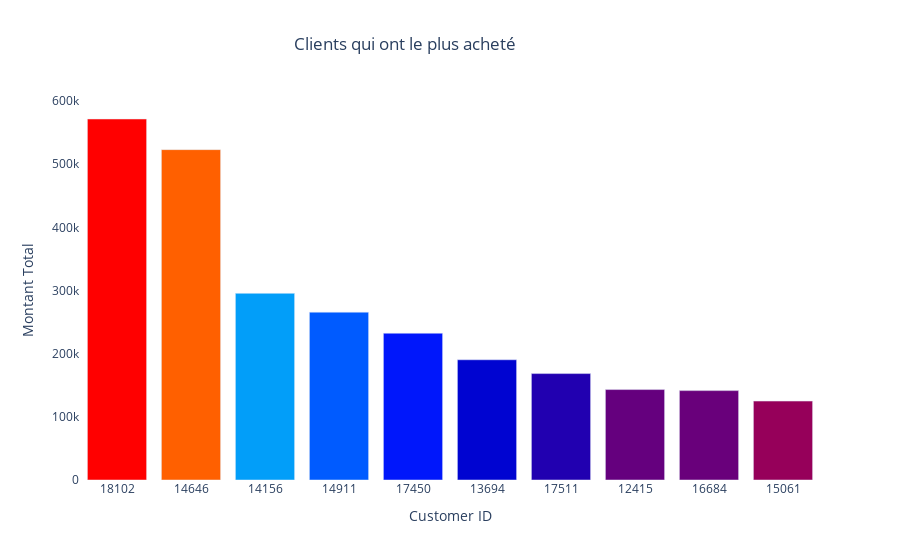

Write notebook code for a chart like this one.
### Code cell
fig = go.Figure(data=[
    go.Bar(name='Clients qui ont le plus acheté', 
           x=df_customers_desc['Customer ID'].astype(str), 
           y=df_customers_desc['TotalPrice'],
           marker_opacity=1,
           hovertext=df_customers_desc['Country'],
           marker={'color': df_customers_desc['TotalPrice'],
                   'colorscale': 'Rainbow'})
    ])

fig.update_layout(title='Clients qui ont le plus acheté',
                  title_x=0.45,
                  xaxis_title="Customer ID",
                  yaxis_title="Montant Total",
                  plot_bgcolor='white')
fig.show()

### Figure 1 — Plotly figure (JSON) as saved in the notebook; plotly's stock layout.template omitted (floating-point values rounded to 4 significant figures)
{"data": [{"hovertext": ["United Kingdom", "Netherlands", "EIRE", "EIRE", "United Kingdom", "United Kingdom", "United Kingdom", "Australia", "United Kingdom", "United Kingdom"], "marker": {"color": [571600.0, 523100.0, 295500.0, 265800.0, 232400.0, 190400.0, 168500.0, 143200.0, 141500.0, 125000.0], "colorscale": [[0, "rgb(150,0,90)"], [0.125, "rgb(0,0,200)"], [0.25, "rgb(0,25,255)"], [0.375, "rgb(0,152,255)"], [0.5, "rgb(44,255,150)"], [0.625, "rgb(151,255,0)"], [0.75, "rgb(255,234,0)"], [0.875, "rgb(255,111,0)"], [1, "rgb(255,0,0)"]], "opacity": 1}, "name": "Clients qui ont le plus acheté", "type": "bar", "x": ["18102", "14646", "14156", "14911", "17450", "13694", "17511", "12415", "16684", "15061"], "y": [571600.0, 523100.0, 295500.0, 265800.0, 232400.0, 190400.0, 168500.0, 143200.0, 141500.0, 125000.0]}], "layout": {"plot_bgcolor": "white", "title": {"text": "Clients qui ont le plus acheté", "x": 0.45}, "xaxis": {"title": {"text": "Customer ID"}}, "yaxis": {"title": {"text": "Montant Total"}}}}
